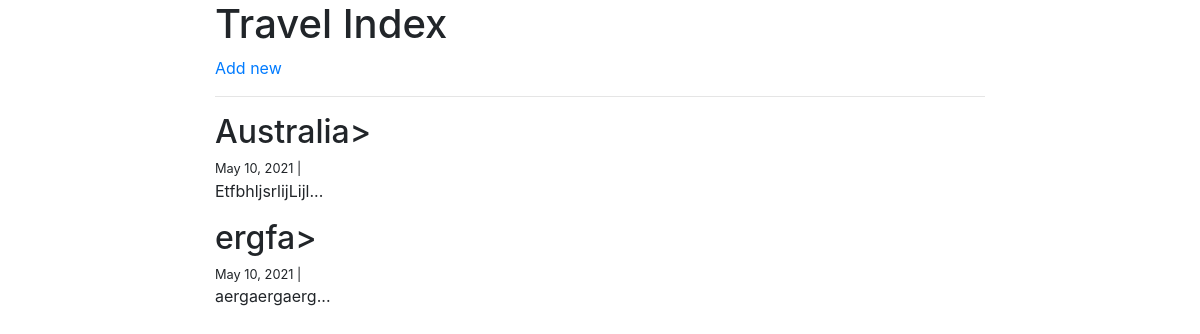
/addntravel/, run on the app's committed database.
### addntravel/models.py (models this page shows)
class Travel(models.Model):
    created_on = models.DateTimeField(auto_now_add=True)
    destination = models.TextField()
    season = models.TextField()
    description = models.TextField()

### addntravel/views.py (the view)
# urls.py: path("", views.travel_index, name="travel_index"),
def travel_index(request):
    travels = Travel.objects.all().order_by('-created_on')
    context = {
        "travels": travels,
    }
    return render(request, "travel_index.html", context)

### addntravel/templates/travel_index.html
{% extends "base.html" %}
{% block page_content %}
<div class="col-md-8 offset-md-2">
    <h1>Travel Index</h1>
    <a href="add/">Add new</a>
    <hr>
    {% for travel in travels %}
    <h2>{{ travel.destination }}></h2>
    <small>
        {{ travel.created_on.date }} |&nbsp;
    </small>
    <p>{{ travel.description | slice:":400" }}...</p>
    {% endfor %}
</div>
{% endblock %}

### data on the page
Travel: destination "Australia", created_on "May 10, 2021", description "EtfbhljsrlijLijl"
Travel: destination "ergfa", created_on "May 10, 2021", description "aergaergaerg"
